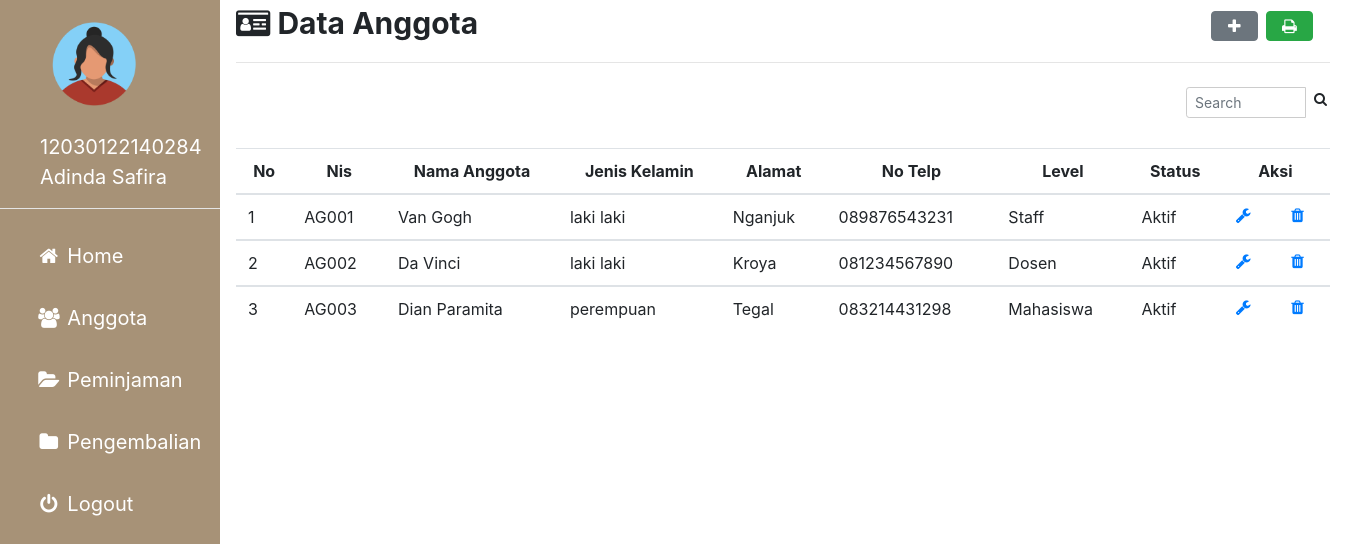
The page /admin/anggota.php (signed in) on the database its author committed.
### tables this page shows
CREATE TABLE `anggota` (
  `nis` varchar(10) NOT NULL,
  `nama_anggota` varchar(50) NOT NULL,
  `jk` enum('laki laki','perempuan') NOT NULL,
  `alamat` text NOT NULL,
  `no_telp` varchar(13) NOT NULL,
  `id_level` int(2) NOT NULL,
  `status` varchar(50) NOT NULL
);

CREATE TABLE `level` (
  `id_level` int(2) NOT NULL,
  `nama_level` varchar(50) NOT NULL
);

### admin/anggota.php (the view, shortened to what this page needs)
<?php
include'sidebar.php';
 ?>
 <html>
 <head>
 <link rel="stylesheet" href="../img/csskonten.css">
 <link rel="stylesheet" href="../css/bootstrap.css">
<link rel="stylesheet" href="../img/cssform.css">
 </head>
 <body>
 <div class="main">
   <b><i class="fa fa-id-card"></i> Data Anggota</b><a href="#" rel="tooltip" title="Tambah Data Anggota"><button type="button" name="button" class="btn btn-secondary" style="margin-left:67%" onclick="document.getElementById('id01').style.display='block'"><i class="fa fa-fw fa-plus"></i></button>
   </a><a href="anggota_print.php" target="blank" rel="tooltip" title="Print Data Buku"><button type="button" name="button" class="btn btn-success" ><i class="fa fa-fw fa-print"></i></button></a>
<hr>
<form class="" action="" method="post">
                <div class="input-group input-group-sm" style="width: 150px; margin-left: 950px;">
                  <input type="text" name="search" class="form-control float-right" placeholder="Search">
                  <div class="input-group-append">
                    <button type="submit" class="btn btn-default"><i class="fa fa-search"></i></button>
                  </div>
                </div>
                </form>
    <table class="table table-hover">
      <thead align=center>
        <tr>
          <th scope="col">No</th>
          <th scope="col">Nis</th>
          <th scope="col">Nama Anggota</th>
          <th scope="col">Jenis Kelamin</th>
          <th scope="col">Alamat</th>
          <th scope="col">No Telp</th>
          <th scope="col">Level</th>
          <th scope="col">Status</th>
          <th scope="col" colspan="2">Aksi</th>
        </tr>
      </thead>
      <?php
      if(isset($_POST['search'])){
        $param = $_POST['search'];
        $asd = $koneksi->prepare("SELECT * FROM anggota WHERE nis LIKE :1 OR nama_anggota LIKE :1 ");
        $asd->bindParam(':1', $param);
        $asd->execute();
      }else{
      $asd = $koneksi -> prepare("SELECT * FROM anggota");
      $asd -> execute();
    }
      $i = 1;
      while($data = $asd -> fetch()){
      $id = $data['id_level'];
      $lev = $koneksi -> prepare("SELECT * FROM level WHERE id_level = :level");
      $lev -> bindParam(':level', $id);
      $lev -> execute();
      $hasil = $lev -> fetch();
      ?>
      <tbody>
        <tr>
          <td><?php echo $i ?></td>
          <td><?php echo $data['nis']; ?></td>
          <td><?php echo $data['nama_anggota']; ?></td>
          <td><?php echo $data['jk']; ?></td>
          <td><?php echo $data['alamat']; ?></td>
          <td><?php echo $data['no_telp']; ?></td>
          <td><?php echo $hasil['nama_level']; ?></td>
          <td><?php echo $data['status']; ?></td>
          <td>
            <a rel="tooltip" title="Edit" href="anggota_edit.php?agung=<?php echo $data['nis']; ?>">
            <i class="fa fa-fw fa-wrench"></i></a>
          </td>
          <td>
            <a rel="tooltip" title="Hapus" href="anggota_proses.php?prabowo=hapus&app=<?php echo $data['nis']; ?>">
            <i class="fa fa-fw fa-trash"></i></a>
          </td>
        </tr>
      </tbody>
    <?php $i++;  } ?>
    </table>
   </div>
 </body>
 </html>

### admin/sidebar.php (shortened to what this page needs)
<html>
<head>
<link rel="stylesheet" href="../img/cssadmin.css">
<link rel="stylesheet" href="../css/bootstrap.css">
<link rel="stylesheet" href="https://cdnjs.cloudflare.com/ajax/libs/font-awesome/4.7.0/css/font-awesome.min.css">
</head>
<body>
<div class="sidebar">
  <div class="judul">
  <img src="../img/profile.png" alt="user" class="avatar"><br><br>
  <div class="a">
  <?php echo $_SESSION['username']['id']."<br>".$_SESSION['username']['nama'];?>
</div>
<hr style="background-color:white">
  </div>
  <a href="utama_admin.php"><i class="fa fa-fw fa-home"></i> Home</a>
  <a href="anggota.php"><i class="fa fa-fw fa-group"></i> Anggota</a>
  <div class="dropdown-btn">
  <a href="peminjaman.php"><i class="fa fa-fw fa-folder-open"></i> Peminjaman</a>
  <a href="pengembalian.php"><i class="fa fa-fw fa-folder"></i> Pengembalian</a>
  </div>
  <a href="../logout.php" onclick="return confirm('apakah anda yakin?')"><i class="fa fa-fw fa-power-off"></i> Logout</a>
</div>
</body>
</html>

### img/cssadmin.css (style rules this page uses)
body { margin: 0; font-family: "Lato", sans-serif; }
.sidebar { margin: 0; padding-left: 0px; padding-top: 20px; width: 220px; background-color: #A79277; position: fixed; height: 100%; overflow-x: hidden; }
.sidebar a { display: block; color: white; padding: 16px; text-decoration: none; font-size: 20px; margin-left: 20px; }
img.avatar { width: 40%; border-radius: 50%; margin-left: 50px; }
.a { text-align: left; font-size: 20px; margin-left: 40px; }
.judul { color: white; }

### img/csskonten.css (style rules this page uses)
.main { margin-left: 220px; padding: 1px 16px; height: 100%; font-size: 30px; }
input[type=text], input[type=password], select { width: 100%; padding: 5px 5px; margin: 8px 0; display: inline-block; border: 1px solid #ccc; box-sizing: border-box; font-size: 20px; }

### img/cssform.css (style rules this page uses)
input[type=text], input[type=password], select, textarea { width: 100%; padding: 5px 5px; margin: 8px 0; display: inline-block; border: 1px solid #ccc; box-sizing: border-box; font-size: 20px; }
img.avatar { width: 40%; border-radius: 50%; }

### admin/sidebar.php (style rules this page uses)
.dropdown-btn { display: block; color: white; padding: 0px; text-decoration: none; font-size: 20px; margin-left: 0px; }

### rows shown on the page
anggota: nis "AG001", nama_anggota "Van Gogh", jk "laki laki", alamat "Nganjuk", no_telp "089876543231", id_level.nama_level "Staff", status "Aktif"
anggota: nis "AG002", nama_anggota "Da Vinci", jk "laki laki", alamat "Kroya", no_telp "081234567890", id_level.nama_level "Dosen", status "Aktif"
anggota: nis "AG003", nama_anggota "Dian Paramita", jk "perempuan", alamat "Tegal", no_telp "083214431298", id_level.nama_level "Mahasiswa", status "Aktif"

### other values the page prints
$_SESSION['username']['id'] "12030122140284"
$_SESSION['username']['nama'] "Adinda Safira"
